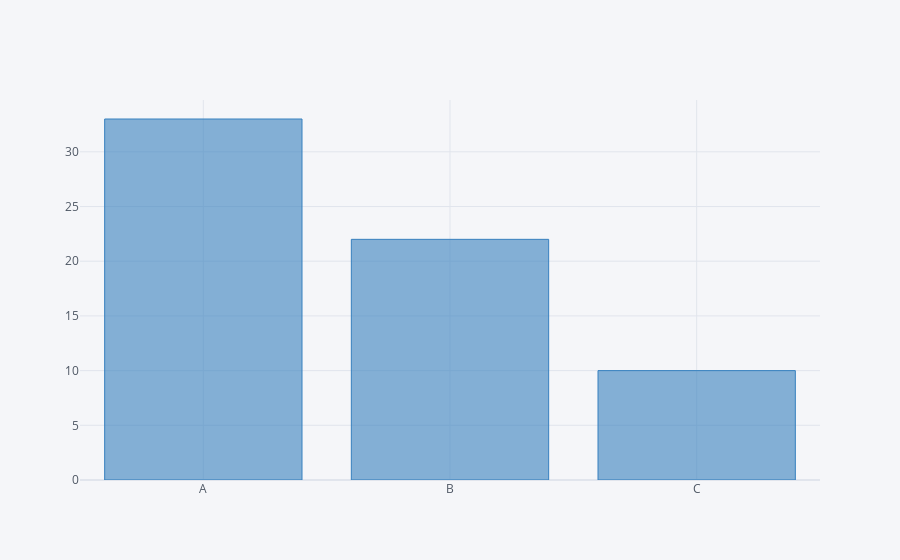

The notebook cell this image was saved under:
### Code cell
df2.iplot(kind="bar",x="Category",y="Values",colors="blue")

### Figure 1 — Plotly figure (JSON) as saved in the notebook; plotly's stock layout.template omitted (floating-point values rounded to 4 significant figures)
{"data": [{"marker": {"color": "rgba(55, 128, 191, 0.6)", "line": {"color": "rgba(55, 128, 191, 1.0)", "width": 1}}, "name": "Values", "orientation": "v", "text": "", "type": "bar", "x": ["A", "B", "C"], "y": [33, 22, 10]}], "layout": {"legend": {"bgcolor": "#F5F6F9", "font": {"color": "#4D5663"}}, "paper_bgcolor": "#F5F6F9", "plot_bgcolor": "#F5F6F9", "title": {"font": {"color": "#4D5663"}}, "xaxis": {"gridcolor": "#E1E5ED", "showgrid": true, "tickfont": {"color": "#4D5663"}, "title": {"font": {"color": "#4D5663"}, "text": ""}, "zerolinecolor": "#E1E5ED"}, "yaxis": {"gridcolor": "#E1E5ED", "showgrid": true, "tickfont": {"color": "#4D5663"}, "title": {"font": {"color": "#4D5663"}, "text": ""}, "zerolinecolor": "#E1E5ED"}}}
